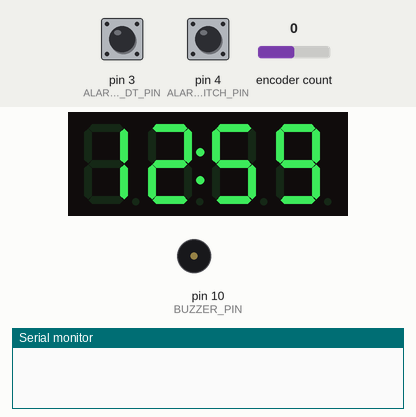
Simulated run of this sketch. Board: Arduino Uno, built with avr-gcc and run on an emulated ATmega328P. On the bench: 4-digit seven-segment display, buzzer (waves = sounding, pin HIGH), the last lines printed to the serial monitor. Inputs (shaded band) come from the test bench; at power-on: pin 4 (ALARM_SETTER_SWITCH_PIN) HIGH, encoder count 0, pin 3 (ALARM_SETTER_DT_PIN) HIGH.

Above: at 2.2 s.
2.3 s: pin 4 (ALARM_SETTER_SWITCH_PIN) pulled LOW for 0.15 s
At 3.9 s:
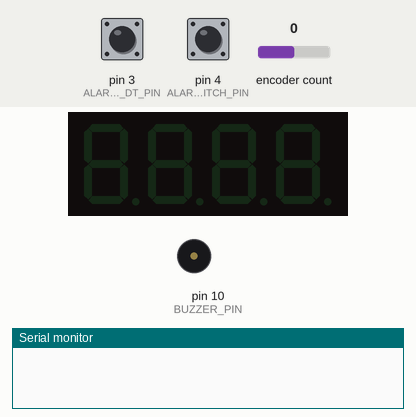
4.3 s: encoder count set to 1
At 4.9 s:
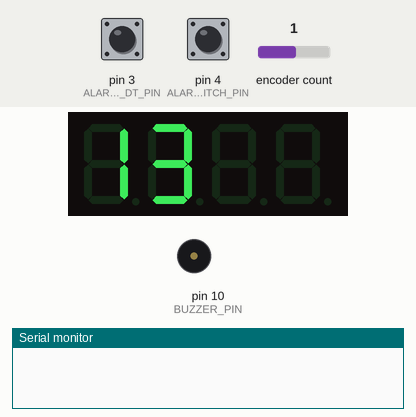
5.8 s: encoder count set to 2
At 7.0 s:
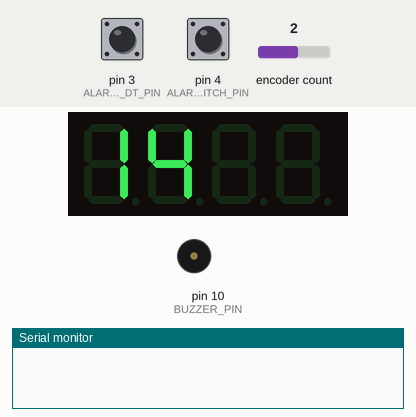
7.3 s: encoder count set to 3
At 8.4 s:
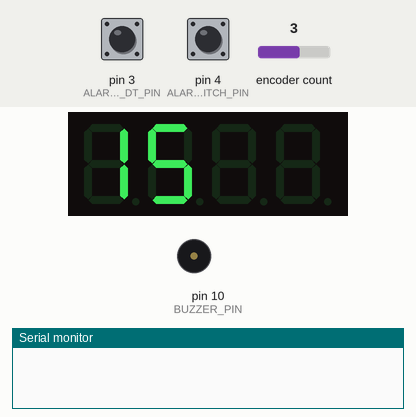
8.8 s: pin 4 (ALARM_SETTER_SWITCH_PIN) pulsed LOW 5 times (0.12 s each, 0.3 s apart)
At 9.8 s:
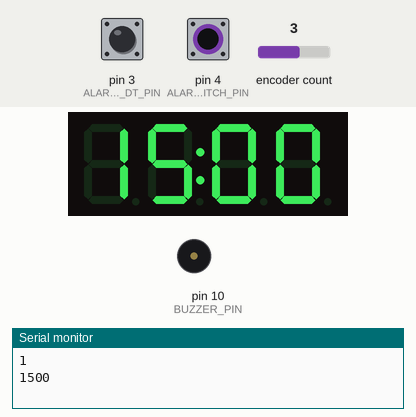
Timing chart, 0 to 11.8 s (numbered marks = the images above; inputs shaded):
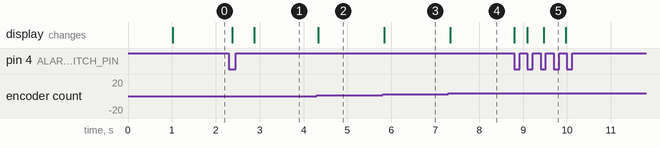

Measured:
- after the input at 2.3 s, the display: first changes after 0.07 s (image 1 shows a later state)
- after the input at 4.3 s, the display: changes at once (image 2)
- after the input at 5.8 s, the display: changes at once (image 3)
- after the input at 7.3 s, the display: changes at once (image 4)
- after the input at 8.8 s, the display: first changes at once (image 5 shows a later state)

The sketch:

Day20_alarm.ino
```cpp
// time logic is wrong
// any delay or alarm setting stop clock
// because I am using millis only to track seconds and add only one second and not actual amount of time that passed
#include <TM1637Display.h>
#include <BasicEncoder.h>


// initial Time display is 12:59:45
int h=12;
int m=59;
int s=45;

// Timing variables for non-blocking millis() clock
unsigned long previousMillis = 0;
const long interval = 1000; // 1 second interval


const byte BUZZER_PIN = 10;

// Rotary Encoder pins
const byte ALARM_SETTER_CLK_PIN =2;  // pin A
const byte ALARM_SETTER_DT_PIN = 3;   // pin B
const byte ALARM_SETTER_SWITCH_PIN = 4;
BasicEncoder alarm_setter(ALARM_SETTER_CLK_PIN, ALARM_SETTER_DT_PIN);

// 7LED display
const byte CLOCK_CLK_PIN = 6;
const byte CLOCK_DIO_PIN = 5;
TM1637Display clock = TM1637Display(CLOCK_CLK_PIN, CLOCK_DIO_PIN);

const byte done[] = {
  SEG_B | SEG_C | SEG_D | SEG_E | SEG_G,          // d
  SEG_A | SEG_B | SEG_C | SEG_D | SEG_E | SEG_F,  // O
  SEG_C | SEG_E | SEG_G,                          // n
  SEG_A | SEG_D | SEG_E | SEG_F | SEG_G           // E
};


void setup() {
  pinMode(BUZZER_PIN, OUTPUT);
  pinMode (ALARM_SETTER_SWITCH_PIN, INPUT_PULLUP);
  // put your setup code here, to run once:
  Serial.begin(9600);
  delay(1000);

  clock.setBrightness(7);
  // Set the current time
  runNormalClockMode();

  // explanation:
  // each time this - digitalPinToInterrupt(ALARM_SETTER_CLK_PIN) - CHANGEs
  // --> updateEncoder is called
  attachInterrupt(digitalPinToInterrupt(ALARM_SETTER_CLK_PIN), updateEncoder, CHANGE);
  attachInterrupt(digitalPinToInterrupt(ALARM_SETTER_DT_PIN), updateEncoder, CHANGE);
}

bool setAlarm = false;
byte oldButtonState = LOW;

bool alarmIsSet = false;
int alarmH = 12;
int alarmM = 0;

void loop() {

  // 1. BACKGROUND TIMEKEEPER (every 1 second)
  unsigned long currentMillis = millis();
  if (currentMillis - previousMillis >= interval) {
    previousMillis = currentMillis;

    s++; // Increment seconds

    // Manage time overflow
    if (s >= 60) {
      s = 0;
      m++;
    }
    if (m >= 60) {
      m = 0;
      h++;
    }
    if (h >= 24) {
      h = 0;
    }
  }

  // 2. CHECK BUTTON PRESS
  byte currentButtonState = digitalRead(ALARM_SETTER_SWITCH_PIN);


  if (currentButtonState != oldButtonState) {
      // // Simple debounce delay
      delay(50);
      currentButtonState = digitalRead(ALARM_SETTER_SWITCH_PIN);

      if (currentButtonState != oldButtonState) {
        oldButtonState = currentButtonState;
        if (currentButtonState == LOW) { // Button pressed (for INPUT_PULLUP)
          setAlarm = !setAlarm; // Toggle mode
        }
      }
    }

  // 3. EXECUTE DIFFERENT FUNCTIONS BASED ON MODE
  if (setAlarm) {
    // === ALARM SETTING MODE ===
    runAlarmSetterMode();
    setAlarm = false;
    alarmIsSet = true;
    Serial.println(alarmIsSet);
    Serial.println(alarmH*100 + alarmM);
  } else {
    // === NORMAL CLOCK MODE ===
    runNormalClockMode();
  }

  if (alarmIsSet){
    runAlarm();
  }
} // end of loop


// --- Mode Functions ---
int calculateDisplayTime(){
  int displayTime = h * 100 + m;
  return displayTime;
}
void runNormalClockMode() {
  // Display current time (HH:MM)
  clock.showNumberDecEx(calculateDisplayTime(), 0b01000000); // Colon lit up
}

void runAlarm(){
  int alarmTime = alarmH*100 + alarmM;
  if (calculateDisplayTime() == alarmTime){
    tone(BUZZER_PIN, 300);
    delay(500);
    noTone(BUZZER_PIN);
    delay(200);
    tone(BUZZER_PIN, 300);
    delay(500);
    noTone(BUZZER_PIN);
    alarmIsSet = false;
  }
}

void blinkDisplay(unsigned long currentMillis){
  if (currentMillis - previousMillis >= interval/1.2) {
    clock.clear();
  }
}

void runAlarmSetterMode() {
  unsigned long currentMillis = millis();

  int alarmTime = alarmH*100 + alarmM;
  clock.showNumberDecEx(alarmTime, 0b01000000); // Colon lit up
  delay(500);

  // set h and min number separately
  int prevAlarmH = alarmH;
  int prevAlarmM = alarmM;
  int h_length = (prevAlarmH >= 10) ? 2 : 1;

  for (byte i = 1; i<3; i++){
    clock.clear();
    bool buttonPress = false;
    byte previousButton = LOW;
    byte currentButton = LOW;
    while (!buttonPress){
      currentMillis = millis();
      // set part
      if (alarm_setter.get_change()) {
        int encoderChange = (alarm_setter.get_count() > 0) ?1 : -1;
        if (i == 1){  //hours
          prevAlarmH += encoderChange ;
          if (prevAlarmH > 23) prevAlarmH = 0;
          if (prevAlarmH < 0) prevAlarmH = 23;

          h_length = (prevAlarmH >= 10) ? 2 : 1;

          clock.showNumberDec(prevAlarmH, false, h_length, 2 - h_length);
          blinkDisplay(currentMillis);
          clock.showNumberDec(prevAlarmH, false, h_length, 2 - h_length);


        } else { // minutes
          prevAlarmM += encoderChange;
          if (prevAlarmM > 59) prevAlarmM = 0;
          if (prevAlarmM < 0) prevAlarmM = 59;

          alarmTime = prevAlarmH*100 + prevAlarmM;
          clock.showNumberDecEx(alarmTime, 0b01000000);
          if (currentMillis - previousMillis >= interval/1.2) {
            clock.clear();
            clock.showNumberDec(prevAlarmH, false,  h_length, 2 - h_length);
            delay(200);
            clock.clear();
          }
          clock.showNumberDecEx(alarmTime, 0b01000000);
        }
      }
      currentButton = digitalRead(ALARM_SETTER_SWITCH_PIN);

      if (currentButton != previousButton) {
        // delay(50); // debounce
        currentButton = digitalRead(ALARM_SETTER_SWITCH_PIN);

        if (currentButton != previousButton) {
          previousButton = currentButton;
          if (currentButton == LOW) { // Button pressed (INPUT_PULLUP)
            buttonPress = true; // Exit current digit setting loop
            // delay(200); // Extra debounce delay to prevent double-triggering
          }
        }
      }

    }
  }
  alarmH = prevAlarmH;
  alarmM = prevAlarmM;
  }


// Dummy stub for your encoder interrupt function
void updateEncoder() {
  alarm_setter.service();
}
```
